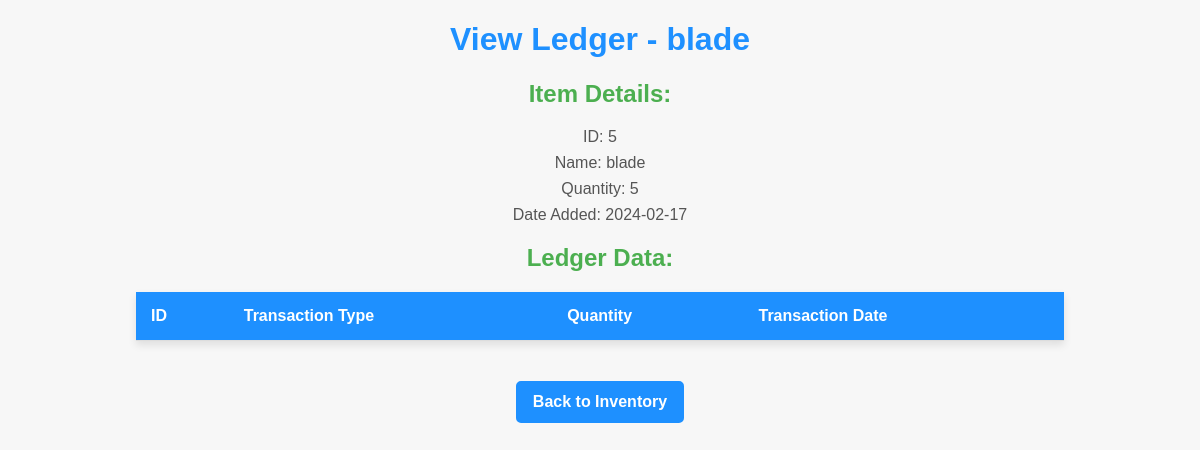
Screenshot of /view_ledger/5 with the database file from the repository.
### tables this page shows
CREATE TABLE items (
    id INTEGER PRIMARY KEY AUTOINCREMENT,
    name TEXT NOT NULL,
    quantity INTEGER NOT NULL,
    unit TEXT NOT NULL,
    cost_per_unit REAL NOT NULL,
    total_cost REAL NOT NULL,
    selling_price REAL NOT NULL,
    supplier TEXT,
    date_added DATE NOT NULL,
    last_updated DATE,
    location TEXT,
    min_stock_level INTEGER,
    max_stock_level INTEGER,
    reorder_quantity INTEGER,
    notes TEXT,
    current_date DATE NOT NULL
);

### app.py (the view)
@app.route('/view_ledger/<int:item_id>')
def view_ledger(item_id):
    conn, cursor = connect_to_database()
    cursor.execute("SELECT * FROM items WHERE id=?", (item_id,))
    item = cursor.fetchone()
    if item:
        cursor.execute("SELECT * FROM ledger WHERE item_id=?", (item_id,))
        ledger_data = cursor.fetchall()
        conn.close()
        return render_template('view_ledger.html', item=item, ledger_data=ledger_data)
    else:
        flash("Item not found.", 'danger')
        conn.close()
        return redirect(url_for('display_inventory'))

### templates/view_ledger.html (shortened to what this page needs)
<!DOCTYPE html>
<html lang="en">
<head>
</head>
<body>
    <h1>View Ledger - {{ item[1] }}</h1>
    <h2>Item Details:</h2>
    <p>ID: {{ item[0] }}</p>
    <p>Name: {{ item[1] }}</p>
    <p>Quantity: {{ item[2] }}</p>
    <p>Date Added: {{ item[8] }}</p>
    <h2>Ledger Data:</h2>
    <table>
        <tr>
            <th>ID</th>
            <th>Transaction Type</th>
            <th>Quantity</th>
            <th>Transaction Date</th>
        </tr>
    </table>
    <a href="{{ url_for('display_inventory') }}">Back to Inventory</a>
</body>
</html>

### templates/view_ledger.html (style rules this page uses)
body { font-family: 'Arial', sans-serif; background-color: #f7f7f7; margin: 20px; text-align: center; color: #333; }
h1 { color: #1E90FF; }
h2 { color: #4CAF50; }
p { margin: 8px 0; color: #555; }
table { width: 80%; margin: 20px auto; border-collapse: collapse; box-shadow: 0 4px 8px rgba(0, 0, 0, 0.1); background-color: #fff; }
th, td { padding: 15px; text-align: left; border-bottom: 1px solid #ddd; color: #333; }
th { background-color: #1E90FF; color: white; }
a { text-decoration: none; color: #fff; font-weight: bold; display: inline-block; padding: 10px 15px; border: 2px solid #1E90FF; border-radius: 5px; margin-top: 20px; background-color: #1E90FF; transition: background-color 0.3s; }

### rows the page displays
items: name "blade", id "5", quantity "5", date_added "2024-02-17"
